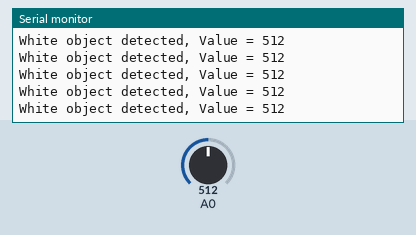
A sketch run on a simulated Arduino Uno, built with avr-gcc and run on an emulated ATmega328P. Parts: the last lines printed to the serial monitor. The test bench sets the inputs (shaded band); at power-on: A0 = 512.

Above: at 1.2 s.
1.3 s: A0 set to 484
At 1.56 s:
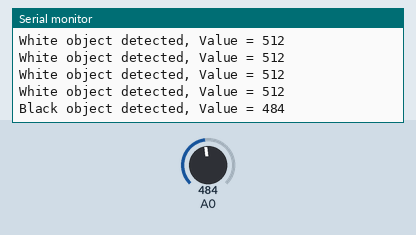
3.3 s: A0 set to 510
At 3.36 s:
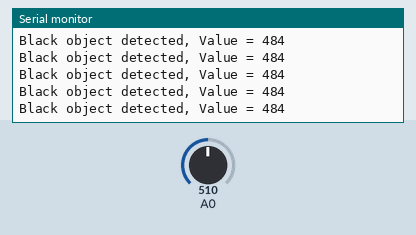

The sketch:

IR_sensor.ino
```cpp
void setup()
{
  Serial.begin(9600);
}

void loop()
{
  int v = analogRead(A0);

  if(v > 500)
  {
    Serial.print("White object detected, Value = ");
    Serial.println(v);
  }
  else
  {
    Serial.print("Black object detected, Value = ");
    Serial.println(v);
  }

  delay(200);
}
```

Measured:
- the behaviour switches between 501 and 500 on A0 (found by bisection; images 0 and 1)
- after the input at 1.3 s, the serial monitor: prints a new line after 0.10 s (image 1)
